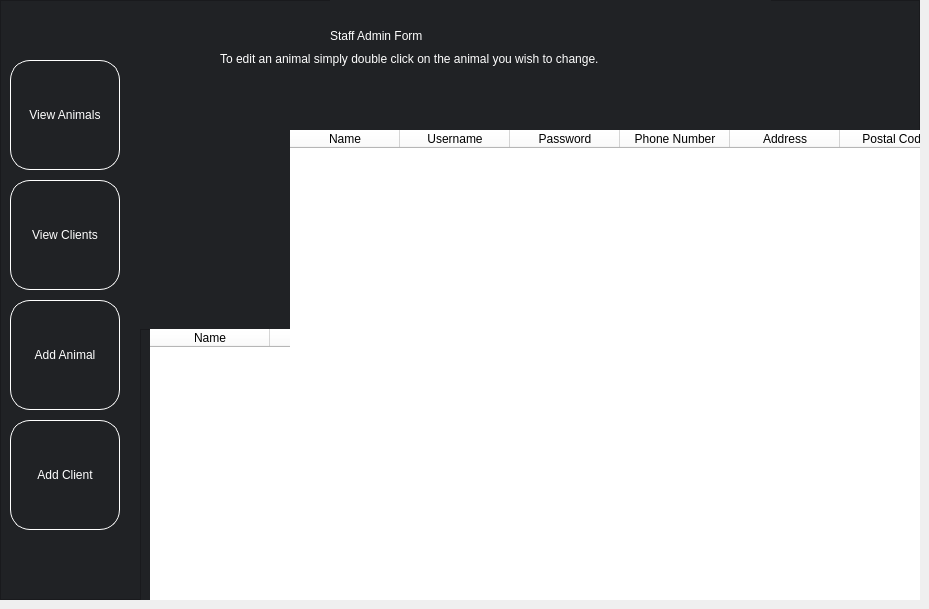
    <widget class="QWidget" name="page_2">
     <widget class="QFrame" name="staff_frame">
      <property name="geometry">
       <rect>
        <x>0</x>
        <y>0</y>
        <width>920</width>
        <height>600</height>
       </rect>
      </property>
      <property name="styleSheet">
       <string notr="true">color: rgb(255,255,255);
background-color: rgb(32,34,37);</string>
      </property>
      <property name="frameShape">
       <enum>QFrame::StyledPanel</enum>
      </property>
      <property name="frameShadow">
       <enum>QFrame::Raised</enum>
      </property>
      <widget class="QLabel" name="staff_title">
       <property name="geometry">
        <rect>
         <x>330</x>
         <y>-50</y>
         <width>441</width>
         <height>171</height>
        </rect>
       </property>
       <property name="text">
        <string>Staff Admin Form</string>
       </property>
      </widget>
      <widget class="QPushButton" name="view_button">
       <property name="geometry">
        <rect>
         <x>10</x>
         <y>60</y>
         <width>110</width>
         <height>110</height>
        </rect>
       </property>
       <property name="cursor">
        <cursorShape>PointingHandCursor</cursorShape>
       </property>
       <property name="styleSheet">
        <string notr="true">background-color: rbg(54,57,65);
border-radius: 20px;
border: 1px solid white;
color: rgb(255,255,255);</string>
       </property>
       <property name="text">
        <string>View Animals</string>
       </property>
      </widget>
      <widget class="QPushButton" name="add_button">
       <property name="geometry">
        <rect>
         <x>10</x>
         <y>300</y>
         <width>110</width>
         <height>110</height>
        </rect>
       </property>
       <property name="styleSheet">
        <string notr="true">background-color: rbg(54,57,65);
border-radius: 20px;
border: 1px solid white;
color: rgb(255,255,255);</string>
       </property>
       <property name="text">
        <string>Add Animal</string>
       </property>
      </widget>
      <widget class="QFrame" name="table_frame">
       <property name="geometry">
        <rect>
         <x>140</x>
         <y>329</y>
         <width>770</width>
         <height>491</height>
        </rect>
       </property>
       <property name="frameShape">
        <enum>QFrame::StyledPanel</enum>
       </property>
       <property name="frameShadow">
        <enum>QFrame::Raised</enum>
       </property>
       <widget class="QTableWidget" name="view_table">
        <property name="geometry">
         <rect>
          <x>10</x>
          <y>0</y>
          <width>741</width>
          <height>490</height>
         </rect>
        </property>
        <property name="styleSheet">
         <string notr="true">background-color: rgb(255,255,255);
border-radius: 0px;
color: rgb(0, 0, 0);</string>
        </property>
        <attribute name="horizontalHeaderDefaultSectionSize">
         <number>120</number>
        </attribute>
        <column>
         <property name="text">
          <string>Name</string>
         </property>
        </column>
        <column>
         <property name="text">
          <string>Gender</string>
         </property>
        </column>
        <column>
         <property name="text">
          <string>Age</string>
         </property>
        </column>
        <column>
         <property name="text">
          <string>Species</string>
         </property>
        </column>
        <column>
         <property name="text">
          <string>Breed</string>
         </property>
        </column>
        <column>
         <property name="text">
          <string>Hair Type</string>
         </property>
        </column>
        <column>
         <property name="text">
          <string>Hair Colour</string>
         </property>
        </column>
        <column>
         <property name="text">
          <string>Aggressiveness</string>
         </property>
        </column>
        <column>
         <property name="text">
          <string>Hyperactivity</string>
         </property>
        </column>
        <column>
         <property name="text">
          <string>Sleep Schedule</string>
         </property>
        </column>
        <column>
         <property name="text">
          <string>Noise Production</string>
         </property>
        </column>
        <column>
         <property name="text">
          <string>Appetite</string>
         </property>
        </column>
        <column>
         <property name="text">
          <string>Maintainence Req.</string>
         </property>
        </column>
        <column>
         <property name="text">
          <string>Outdoor Needs</string>
         </property>
        </column>
        <column>
         <property name="text">
          <string>Space Required</string>
         </property>
        </column>
        <column>
         <property name="text">
          <string>Equipment Needed</string>
         </property>
        </column>
        <column>
         <property name="text">
          <string>Child Friendly</string>
         </property>
        </column>
        <column>
         <property name="text">
          <string>Animal Friendly</string>
         </property>
        </column>
        <column>
         <property name="text">
          <string>Excitability</string>
         </property>
        </column>
       </widget>
      </widget>
      <widget class="QPushButton" name="view_client">
       <property name="geometry">
        <rect>
         <x>10</x>
         <y>180</y>
         <width>110</width>
         <height>110</height>
        </rect>
       </property>
       <property name="styleSheet">
        <string notr="true">background-color: rbg(54,57,65);
border-radius: 20px;
border: 1px solid white;
color: rgb(255,255,255);</string>
       </property>
       <property name="text">
        <string>View Clients</string>
       </property>
      </widget>
      <widget class="QPushButton" name="add_client">
       <property name="geometry">
        <rect>
         <x>10</x>
         <y>420</y>
         <width>110</width>
         <height>110</height>
        </rect>
       </property>
       <property name="styleSheet">
        <string notr="true">background-color: rbg(54,57,65);
border-radius: 20px;
border: 1px solid white;
color: rgb(255,255,255);</string>
       </property>
       <property name="text">
        <string>Add Client</string>
       </property>
      </widget>
      <widget class="QFrame" name="table_frame_2">
       <property name="geometry">
        <rect>
         <x>290</x>
         <y>130</y>
         <width>770</width>
         <height>490</height>
        </rect>
       </property>
       <property name="frameShape">
        <enum>QFrame::StyledPanel</enum>
       </property>
       <property name="frameShadow">
        <enum>QFrame::Raised</enum>
       </property>
       <widget class="QTableWidget" name="view_table_3">
        <property name="geometry">
         <rect>
          <x>0</x>
          <y>0</y>
          <width>770</width>
          <height>490</height>
         </rect>
        </property>
        <property name="styleSheet">
         <string notr="true">background-color: rgb(255,255,255);
border-radius: 0px;
color: rgb(0, 0, 0);</string>
        </property>
        <attribute name="horizontalHeaderDefaultSectionSize">
         <number>110</number>
        </attribute>
        <column>
         <property name="text">
          <string>Name</string>
         </property>
        </column>
        <column>
         <property name="text">
          <string>Username</string>
         </property>
        </column>
        <column>
         <property name="text">
          <string>Password</string>
         </property>
        </column>
        <column>
         <property name="text">
          <string>Phone Number</string>
         </property>
        </column>
        <column>
         <property name="text">
          <string>Address</string>
         </property>
        </column>
        <column>
         <property name="text">
          <string>Postal Code</string>
         </property>
        </column>
        <column>
         <property name="text">
          <string>Province</string>
         </property>
        </column>
       </widget>
      </widget>
      <widget class="QLabel" name="dblCLickLabel">
       <property name="geometry">
        <rect>
         <x>220</x>
         <y>50</y>
         <width>481</width>
         <height>17</height>
        </rect>
       </property>
       <property name="text">
        <string>To edit an animal simply double click on the animal you wish to change.</string>
       </property>
      </widget>
     </widget>
    </widget>
